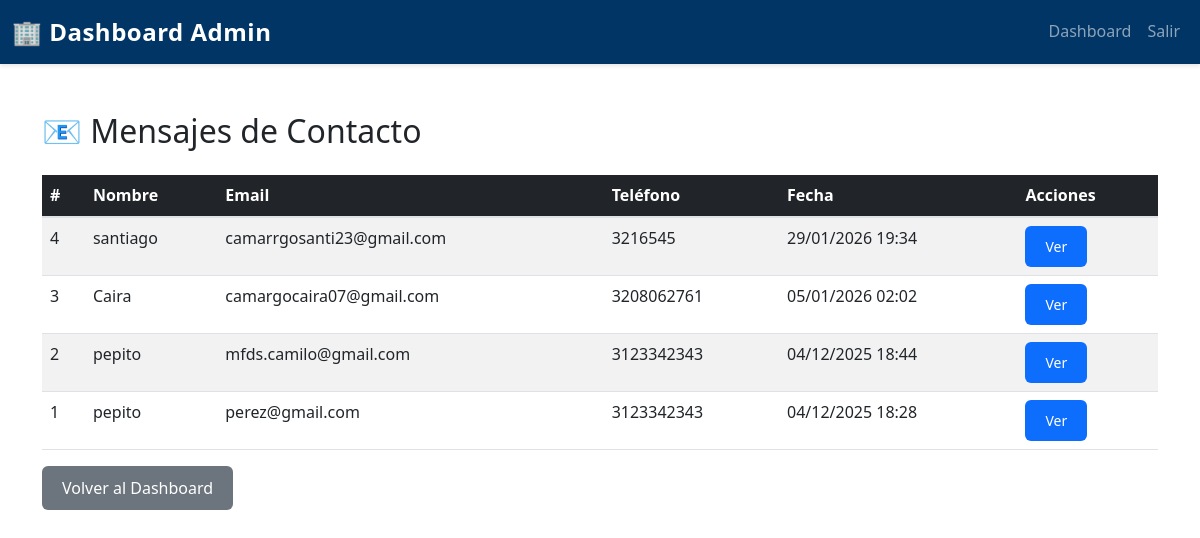
The app's page /FRONTEND/index.php?route=admin/mensajes (signed in) with its own data.
### tables this page shows
CREATE TABLE `mensajes_contacto` (
  `id_mensaje` int(11) NOT NULL,
  `nombre` varchar(100) NOT NULL,
  `correo` varchar(100) NOT NULL,
  `telefono` varchar(20) DEFAULT NULL,
  `mensaje` text NOT NULL,
  `fecha_envio` timestamp NOT NULL DEFAULT current_timestamp()
);

### FRONTEND/models/MensajeModel.php (called while the page is built, shortened)
<?php
class MensajeModel {
    private $db;
    public function __construct($database) {
        $this->db = $database;
    }
    public function obtenerTodos() {
        $query = "SELECT * FROM mensajes_contacto ORDER BY fecha_envio DESC";
        $stmt = $this->db->prepare($query);
        $stmt->execute();
        return $stmt->fetchAll(PDO::FETCH_ASSOC);
    }
}

### FRONTEND/controllers/MensajeController.php (called while the page is built, shortened)
<?php
class MensajeController {
    private $mensajeModel;
    public function __construct($mensajeModel) {
        $this->mensajeModel = $mensajeModel;
    }
    public function listar() {
        $mensajes = $this->mensajeModel->obtenerTodos();
        return 'views/admin/mensajes.php';
    }
}

### FRONTEND/views/admin/mensajes.php (the view, shortened to what this page needs)
<?php
require_once 'models/MensajeModel.php';
$db = new Database();
$conn = $db->connect();
$mensajeModel = new MensajeModel($conn);
$mensajes = $mensajeModel->obtenerTodos();
?>
<!DOCTYPE html>
<html lang="es">
<head>
    <link href="https://cdn.jsdelivr.net/npm/bootstrap@5.3.0/dist/css/bootstrap.min.css" rel="stylesheet">
    <link rel="stylesheet" href="assets/css/styles.css">
</head>
<body>
    <nav class="navbar navbar-expand-lg navbar-dark bg-dark-blue">
        <div class="container-fluid">
            <a class="navbar-brand fw-bold" href="index.php?route=admin/dashboard">🏢 Dashboard Admin</a>
            <div class="collapse navbar-collapse" id="navbarNav">
                <ul class="navbar-nav ms-auto">
                    <li class="nav-item">
                        <a class="nav-link" href="index.php?route=admin/dashboard">Dashboard</a>
                    </li>
                    <li class="nav-item">
                        <a class="nav-link" href="index.php?route=logout">Salir</a>
                    </li>
                </ul>
            </div>
        </div>
    </nav>
    <div class="container my-5">
        <h2 class="mb-4">📧 Mensajes de Contacto</h2>
        <?php if (empty($mensajes)): ?>
            <div class="alert alert-info">No hay mensajes</div>
        <?php else: ?>
            <div class="table-responsive">
                <table class="table table-striped table-hover">
                    <thead class="table-dark">
                        <tr>
                            <th>#</th>
                            <th>Nombre</th>
                            <th>Email</th>
                            <th>Teléfono</th>
                            <th>Fecha</th>
                            <th>Acciones</th>
                        </tr>
                    </thead>
                    <tbody>
                        <?php foreach ($mensajes as $msg): ?>
                            <tr>
                                <td><?= $msg['id_mensaje'] ?></td>
                                <td><?= htmlspecialchars($msg['nombre']) ?></td>
                                <td><?= htmlspecialchars($msg['correo']) ?></td>
                                <td><?= htmlspecialchars($msg['telefono']) ?></td>
                                <td><?= date('d/m/Y H:i', strtotime($msg['fecha_envio'])) ?></td>
                                <td>
                                    <button type="button" class="btn btn-primary btn-sm" data-bs-toggle="modal" data-bs-target="#modal<?= $msg['id_mensaje'] ?>">
                                        Ver
                                    </button>
                                </td>
                            </tr>
                        <?php endforeach; ?>
                    </tbody>
                </table>
            </div>
        <?php endif; ?>
        <a href="index.php?route=admin/dashboard" class="btn btn-secondary mt-3">Volver al Dashboard</a>
    </div>
</body>
</html>

### FRONTEND/assets/css/styles.css (style rules this page uses)
:root { --primary-blue: #0d6efd; --dark-blue: #003566; --white: #ffffff; --light-gray: #f8f9fa; --text-dark: #212529; --border-color: #dee2e6; }
* { margin: 0; padding: 0; box-sizing: border-box; }
body { font-family: 'Segoe UI', Tahoma, Geneva, Verdana, sans-serif; line-height: 1.6; color: var(--text-dark); background-color: #ffffff; }
.bg-dark-blue { background-color: var(--dark-blue) !important; }
.navbar { box-shadow: 0 2px 4px rgba(0, 0, 0, 0.1); }
.navbar-brand { font-size: 1.5rem; letter-spacing: 0.5px; }
.nav-link { transition: color 0.3s ease; font-weight: 500; }
.btn { border-radius: 6px; font-weight: 500; transition: all 0.3s ease; border: none; padding: 10px 20px; }
.btn-primary { background-color: var(--primary-blue); color: white; }
.btn-secondary { background-color: #6c757d; }
.table { margin-bottom: 0; }
.table thead { border-bottom: 2px solid var(--border-color); }
.table-dark { background-color: var(--dark-blue); }
.table-dark th { color: white; font-weight: 600; }

### records on screen
mensajes_contacto: id_mensaje "4", nombre "santiago", correo "camarrgosanti23@gmail.com", telefono "3216545", fecha_envio "29/01/2026 19:34"
mensajes_contacto: id_mensaje "3", nombre "Caira", correo "camargocaira07@gmail.com", telefono "3208062761", fecha_envio "05/01/2026 02:02"
mensajes_contacto: id_mensaje "2", nombre "pepito", correo "mfds.camilo@gmail.com", telefono "3123342343", fecha_envio "04/12/2025 18:44"
mensajes_contacto: id_mensaje "1", nombre "pepito", correo "perez@gmail.com", telefono "3123342343", fecha_envio "04/12/2025 18:28"
